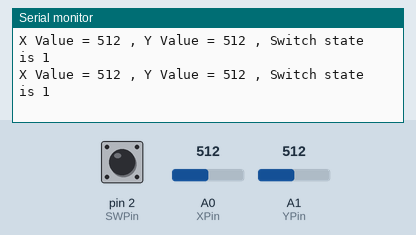
Simulated run of this sketch. Board: Arduino Uno, built with avr-gcc and run on an emulated ATmega328P. Parts: the last lines printed to the serial monitor. The inputs (shaded band) are chosen by the test bench; at power-on: A0 (XPin) = 512, A1 (YPin) = 512, pin 2 (SWPin) HIGH.

Above: at 1.2 s.
1.3 s: A0 (XPin) set to 716
At 2.01 s:
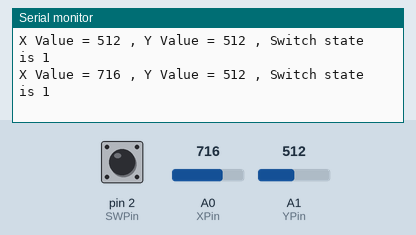
2.8 s: A1 (YPin) set to 716
At 2.91 s:
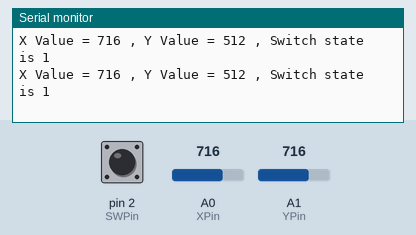
4.3 s: pin 2 (SWPin) pulled LOW for 0.35 s
At 5.02 s:
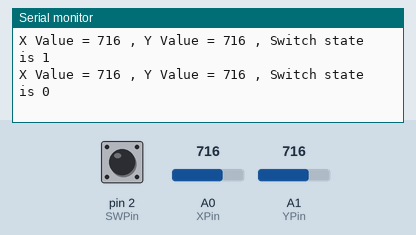
6.1 s: A0 (XPin) set to 900
At 6.22 s:
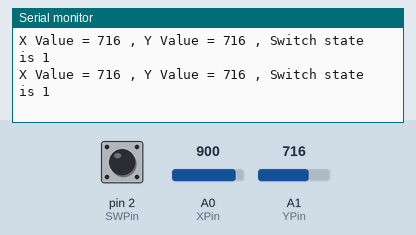
7.6 s: pin 2 (SWPin) pulled LOW for 1 s
At 8.33 s:
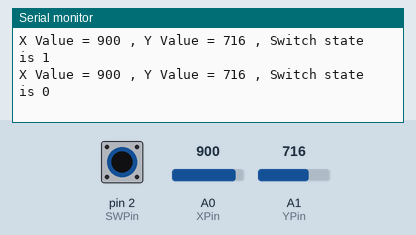
10.1 s: A1 (YPin) set to 1023
At 10.14 s:
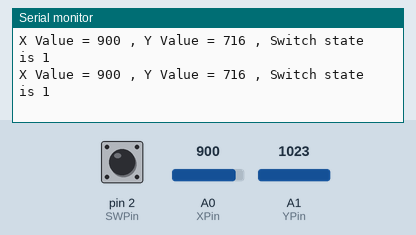
Timing chart, 0 to 13.1 s (numbered marks = the images above; inputs shaded):
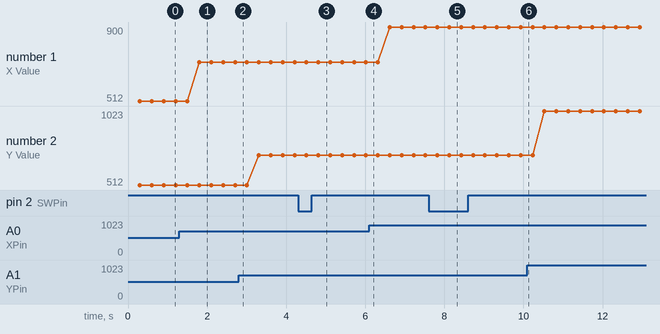

Measured:
- after the input at 1.3 s, the serial monitor: prints a new line after 0.51 s (image 1)
- after the input at 4.3 s, the serial monitor: prints a new line after 0.51 s (image 3)
- after the input at 7.6 s, the serial monitor: prints a new line after 0.52 s (image 5)
- plotted number 1: 512 → 716 after the input at 1.3 s, 716 → 900 after the input at 6.1 s
- plotted number 2: 716 → 1023 after the input at 10.1 s

The sketch:

JoyStickControl.ino
```cpp
int XPin = A0;
int YPin = A1;
int SWPin = 2;
int XVal, YVal, SWVal;
int dt = 300;

void setup() {
  // put your setup code here, to run once:
Serial.begin(9600);
pinMode(XPin, INPUT);
pinMode(YPin, INPUT);
pinMode(SWPin, INPUT);
digitalWrite(SWPin, HIGH);
}

void loop() {
  // put your main code here, to run repeatedly:
  XVal = analogRead(XPin);
  YVal = analogRead(YPin);
  SWVal = digitalRead(SWPin);
  delay(dt);
  Serial.print("X Value = ");
  Serial.print(XVal);
  Serial.print(" , Y Value = ");
  Serial.print(YVal);
  Serial.print(" , Switch state is ");
  Serial.println(SWVal);
}
```
